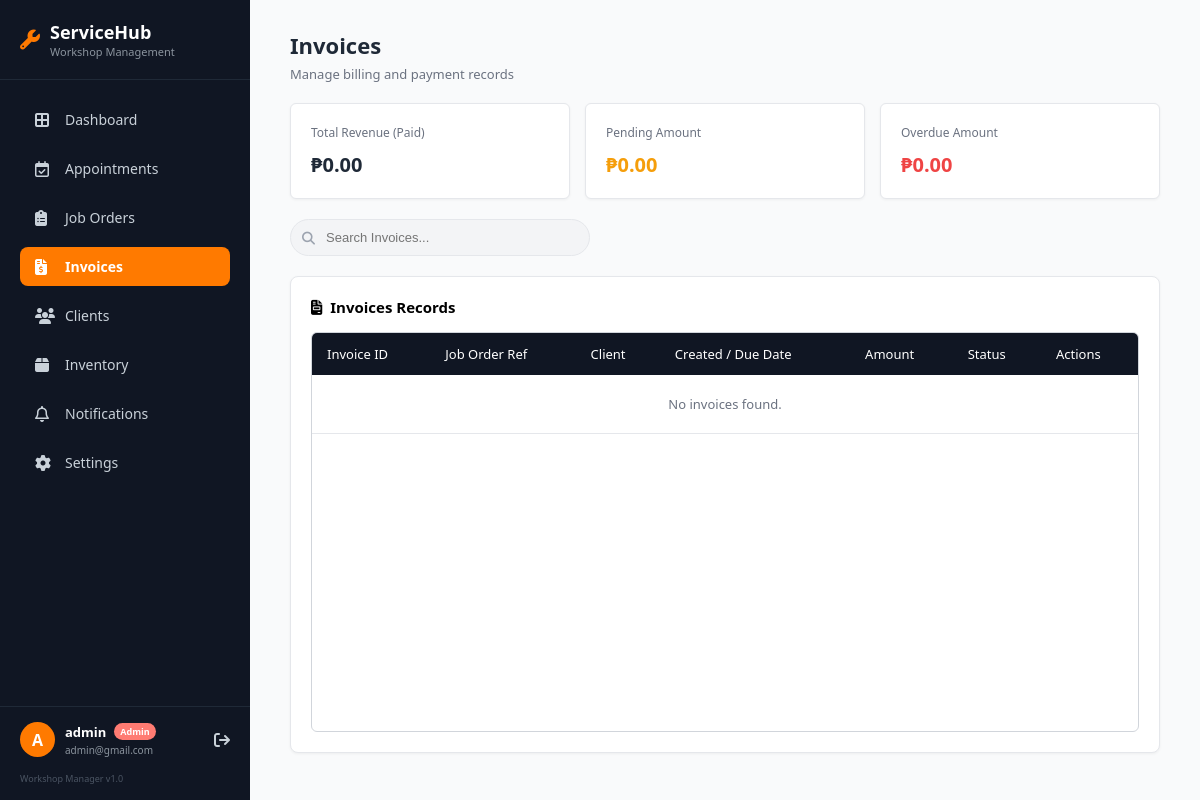
The app's page /invoices.php (signed in), older data.
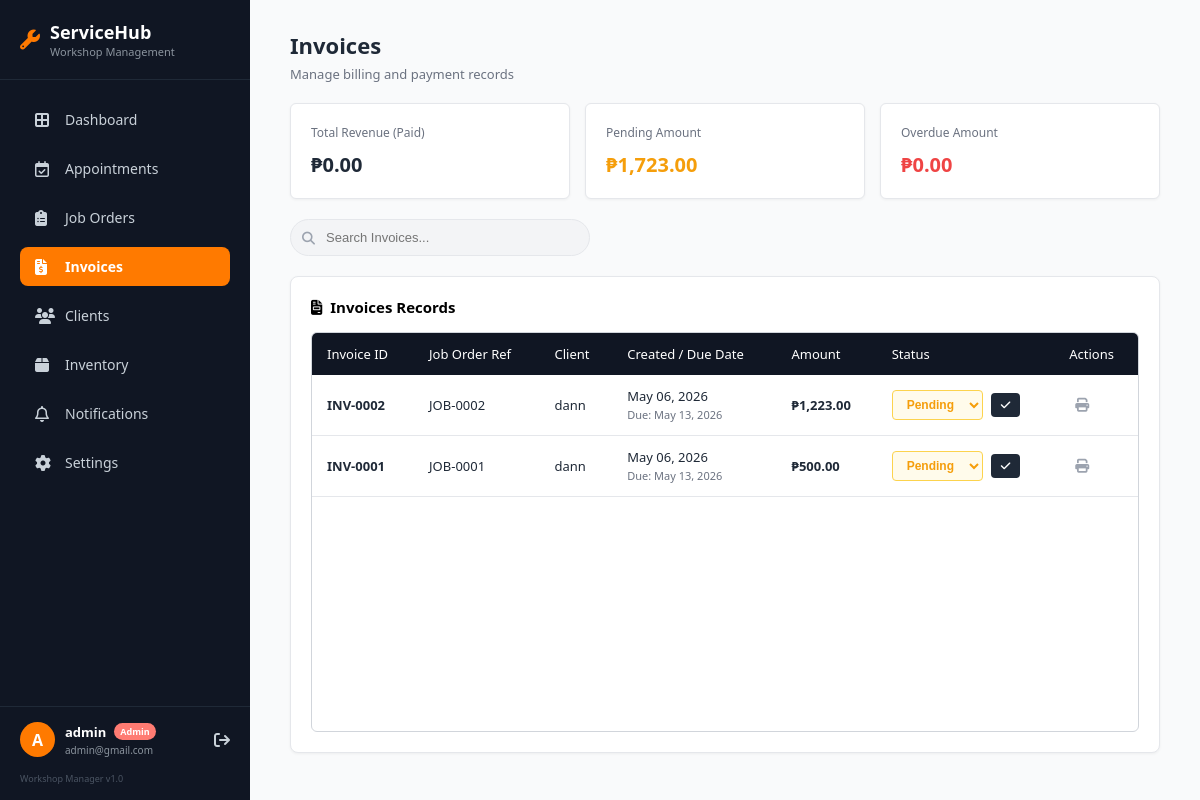
The same page, newer data.
### tables this page shows
CREATE TABLE `invoices` (
  `id` int(11) NOT NULL,
  `user_id` int(11) NOT NULL,
  `job_order_id` int(11) NOT NULL,
  `amount` decimal(10,2) NOT NULL,
  `status` enum('Pending','Paid','Overdue') DEFAULT 'Pending',
  `due_date` date NOT NULL,
  `created_at` timestamp NOT NULL DEFAULT current_timestamp()
);

CREATE TABLE `users` (
  `id` int(11) NOT NULL,
  `role` enum('Customer','Admin') NOT NULL DEFAULT 'Customer',
  `full_name` varchar(100) NOT NULL,
  `username` varchar(50) NOT NULL,
  `email` varchar(100) NOT NULL,
  `password` varchar(255) NOT NULL,
  `created_at` timestamp NOT NULL DEFAULT current_timestamp(),
  `profile_image` varchar(255) DEFAULT 'default_avatar.png',
  `phone_number` varchar(20) DEFAULT ''
);

### invoices.php (the view, shortened to what the changed rows need)
<?php
require 'includes/db.php';
$statsQuery = $pdo->query("SELECT status, SUM(amount) as total_amount FROM invoices GROUP BY status");
$statsData = $statsQuery->fetchAll(PDO::FETCH_KEY_PAIR);
$pendingAmount = $statsData['Pending'] ?? 0;
?>
<!DOCTYPE html>
<html lang="en">
<head>
    <link rel="stylesheet" href="https://cdnjs.cloudflare.com/ajax/libs/font-awesome/6.4.0/css/all.min.css">
</head>
<body>
    <aside class="sidebar">
        <div class="sidebar-header">
            <div>
                <h2>ServiceHub</h2>
            </div>
        </div>
    </aside>
    <main class="main-content">
        <div class="top-header">
            <div>
                <h1>Invoices</h1>
            </div>
        </div>
        <div class="stats-grid">
            <div class="stat-card">
                <p>Pending Amount</p>
                <h3 style="color: #f59e0b;">₱<?php echo number_format($pendingAmount, 2); ?></h3>
            </div>
        </div>
        <div class="table-card">
            <div class="table-card-header">
                <h2><i class="fa-solid fa-file-invoice"></i> Invoices Records</h2>
            </div>
            <div class="table-wrapper">
                <table>
                    <thead>
                        <tr>
                            <th>Invoice ID</th>
                            <th>Job Order Ref</th>
                            <th>Client</th>
                            <th>Created / Due Date</th>
                            <th>Amount</th>
                            <th>Status</th>
                            <th>Actions</th>
                        </tr>
                    </thead>
                    <tbody>
                        <?php
                        $query = "
                            SELECT i.id, i.job_order_id, i.amount, i.status, i.due_date, i.created_at,
                                   u.full_name
                            FROM invoices i
                            JOIN users u ON i.user_id = u.id
                            ORDER BY i.created_at DESC
                        ";
                        $stmt = $pdo->query($query);
                        $invoices = $stmt->fetchAll();
                        if (count($invoices) > 0) {
                            foreach ($invoices as $inv) {
                                $createdDate = date("M d, Y", strtotime($inv['created_at']));
                                $dueDate = date("M d, Y", strtotime($inv['due_date']));
                                echo "<tr>";
                                echo "<td><strong>INV-" . str_pad($inv['id'], 4, '0', STR_PAD_LEFT) . "</strong></td>";
                                echo "<td>JOB-" . str_pad($inv['job_order_id'], 4, '0', STR_PAD_LEFT) . "</td>";
                                echo "<td>" . htmlspecialchars($inv['full_name']) . "</td>";
                                echo "<td>{$createdDate} <br><span style='color: var(--text-muted); font-size: 11px;'>Due: {$dueDate}</span></td>";
                                echo "<td><strong>₱" . number_format($inv['amount'], 2) . "</strong></td>";
                                echo "<td>
                                        <form method='POST' class='status-form'>
                                            <input type='hidden' name='update_invoice_status' value='1'>
                                            <input type='hidden' name='invoice_id' value='{$inv['id']}'>
                                            <select name='status' class='status-select {$inv['status']}'>
                                                <option value='Pending' " . ($inv['status'] == 'Pending' ? 'selected' : '') . ">Pending</option>
                                                <option value='Paid' " . ($inv['status'] == 'Paid' ? 'selected' : '') . ">Paid</option>
                                                <option value='Overdue' " . ($inv['status'] == 'Overdue' ? 'selected' : '') . ">Overdue</option>
                                            </select>
                                            <button type='submit' class='btn-update' title='Update Status'><i class='fa-solid fa-check'></i></button>
                                        </form>
                                      </td>";
                                echo "<td>
                                        <button class='action-btn' title='View/Print Invoice'><i class='fa-solid fa-print'></i></button>
                                      </td>";
                                echo "</tr>";
                            }
                        } else {
                            echo "<tr><td colspan='7' style='text-align:center; padding: 20px; color: var(--text-muted);'>No invoices found.</td></tr>";
                        }
                        ?>
                    </tbody>
                </table>
            </div>
        </div>
    </main>
</body>
</html>

Row changes from the older to the newer data that the page shows:
added invoices: id "0002", job_order "0002", user.full_name "dann", created_at "May 06, 2026", due_date "May 13, 2026", amount "1,223.00", status "Pending"
added invoices: id "0001", job_order "0001", user.full_name "dann", created_at "May 06, 2026", due_date "May 13, 2026", amount "500.00", status "Pending"
Text that changed along with them:
$pendingAmount: "0.00" → "1,723.00"
text no longer shown: "No invoices found."
